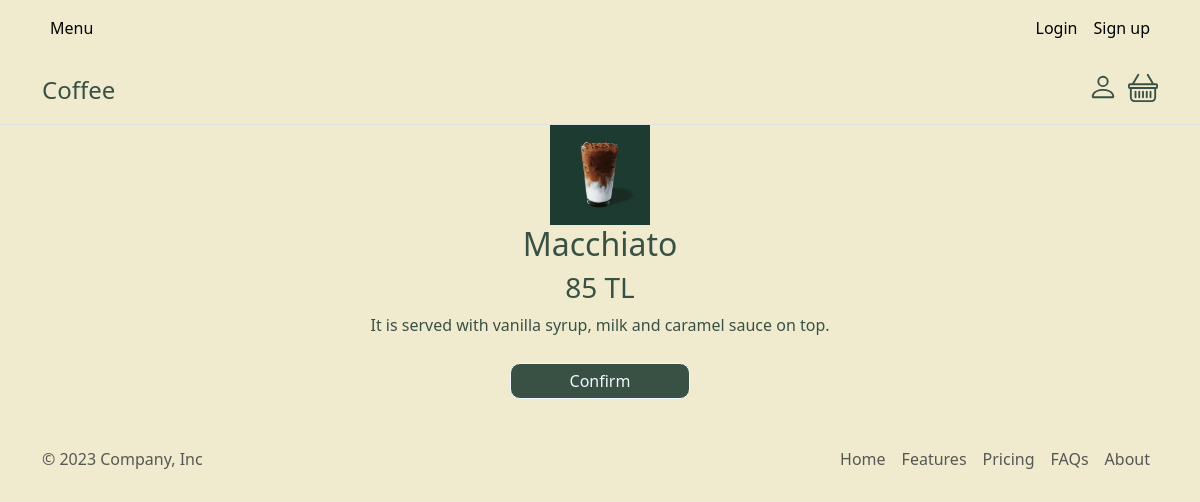
The page /user/order/4 on the database its author committed.
### App/models.py (models this page shows, shortened)
class Item(models.Model):
  name = models.CharField(max_length=20)
  image = models.ImageField(upload_to='img')
  price = models.BigIntegerField()
  content = models.TextField()

### user/views.py (the view)
# urls.py: path('order/<int:id>', views.order,name='order'),
def order(request,id):
  item = Item.objects.get(id = id)
  if request.POST.get('control') == 'clicked':
   context = dict(
     id = item.id
   )
   return render(request,'form.html',context)
  context = dict(
     item = item
  )
  return render(request,'order.html',context)

### templates/order.html (shortened to what this page needs)
{% extends 'main.html' %}
{% block container %}
{% load static %}
<div class="order-content">
<img src="{{item.image.url}}" alt="sa" width="100">
<h2 class="txt"> {{item.name}} </h2>
<h3 class="txt"> {{item.price}} TL </h3>
<p class="txt"> {{item.content}} </p>
<form method='post' action="">
    <button type="submit" value="clicked" name="control" class="order-button">Confirm</button>
</form>
</div>
{% endblock %}

### static/style.css (style rules this page uses)
.order-content { text-align: center; }
.txt { color: #395144; }
.order-button { padding: 5px; background-color:#395144 ; border-radius: 10px; width: 15%; margin-top: 10px; color: aliceblue; border: 1px solid; }

### rows shown on the page
Item: image (picture), name "Macchiato", price "85", content "It is served with vanilla syrup, milk and caramel sauce on top."
